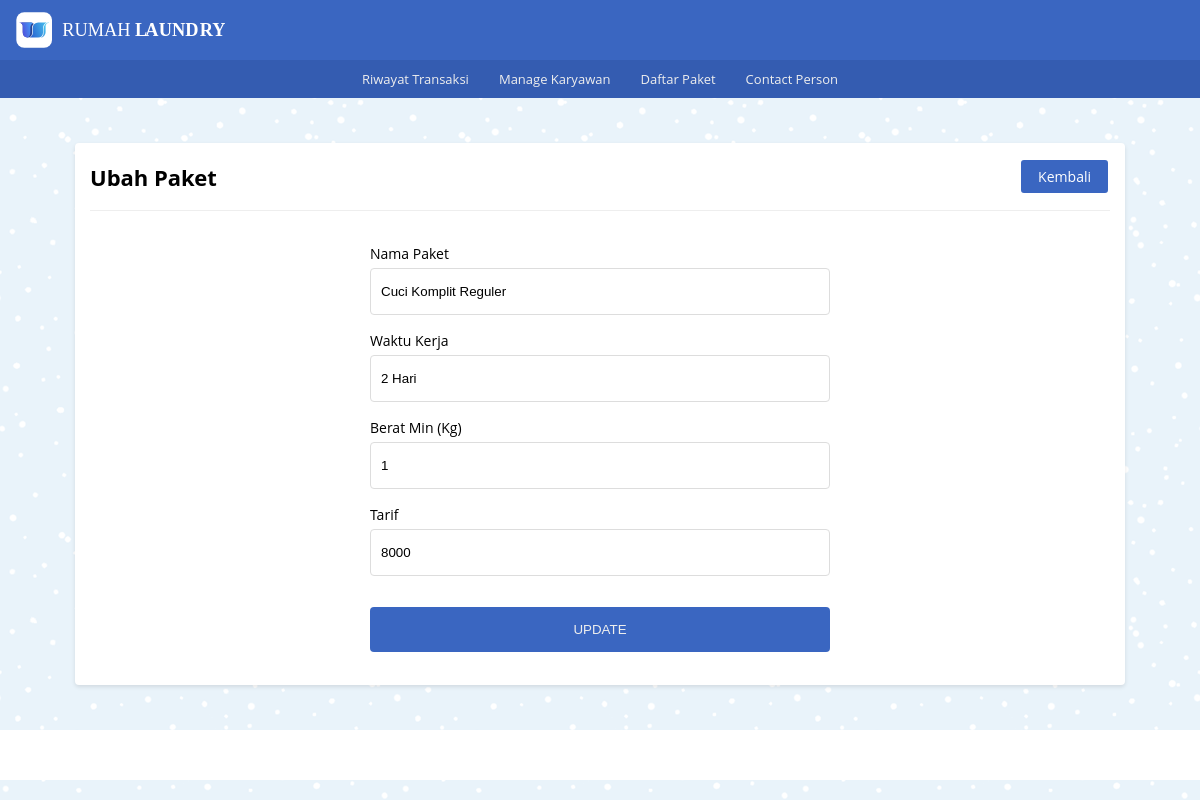
/paket/pkt_ck/edit.php?id_ck=1, run on the app's committed database.
### tables this page shows
CREATE TABLE `tb_cuci_komplit` (
  `id_ck` int NOT NULL,
  `nama_paket_ck` varchar(100) NOT NULL,
  `waktu_kerja_ck` varchar(20) NOT NULL,
  `kuantitas_ck` int NOT NULL,
  `tarif_ck` int NOT NULL
);

### _functions.php (called while the page is built, shortened)
<?php
$host	= 'localhost';
$user = 'root';
$pass	= '';
$db	= 'laundry_app';
$koneksi = mysqli_connect($host,$user,$pass,$db);
function query($query) {
    global $koneksi;
    $result = mysqli_query($koneksi, $query);
    $rows = [];
    while ($row = mysqli_fetch_assoc($result)) {
        $rows[] = $row;
    }
    return $rows;
}
function url($url = null){
	$url_utama = "http://localhost/rumah_laundry";
	if ($url != null) {
		return $url_utama . '/' . $url;
	}else{
		return $url_utama;
	}
}

### paket/pkt_ck/edit.php (the view, shortened to what this page needs)
<?php
   require_once('../../_header.php');
   $id_ck = $_GET['id_ck'];
   $data_ck = query("SELECT * FROM tb_cuci_komplit WHERE id_ck = '$id_ck'")[0];
?>
   <div id="edit_ck" class="main-content">
      <div class="container">
         <div class="baris">
            <div class="col mt-2">
               <div class="card">
                  <div class="card-title card-flex">
                     <div class="card-col">
                        <h2>Ubah Paket</h2>
                     </div>
                     <div class="card-col txt-right">
                        <a href="<?=url('paket/pkt_ck/pkt_ck.php')?>" class="btn-xs bg-primary">Kembali</a>
                     </div>
                  </div>
                  <div class="card-body">
                     <form action="" method="post" class="form-input">
                        <div class="form-grup">
                           <label for="nama">Nama Paket</label>
                           <input type="text" name="nama_paket_ck" placeholder="Nama paket" value="<?=$data_ck['nama_paket_ck']?>" autocomplete="off" id="nama" required>
                        </div>
                        <div class="form-grup">
                           <label for="wk">Waktu Kerja</label>
                           <input type="text" name="waktu_kerja_ck" placeholder="Durasi Kerja" value="<?=$data_ck['waktu_kerja_ck']?>" autocomplete="off" id="wk" required>
                        </div>
                        <div class="form-grup">
                           <label for="berat">Berat Min (Kg)</label>
                           <input type="text" name="kuantitas_ck" placeholder="Berat per-Kg" value="<?=$data_ck['kuantitas_ck']?>" autocomplete="off" id="berat" required>
                        </div>
                        <div class="form-grup">
                           <label for="tarif">Tarif</label>
                           <input type="text" name="tarif_ck" placeholder="Harga Paket" value="<?=$data_ck['tarif_ck']?>" autocomplete="off" id="tarif" required>
                        </div>
                        <div class="form-grup ">
                           <button type="submit" class="mt-1" name="ubah">Update</button>
                        </div>
                     </form>
                  </div>
               </div>
            </div>
         </div>
      </div>
   </div>
<?php require_once('../../_footer.php') ?>

### _assets/css/style.css (style rules this page uses)
* { margin: 0; padding: 0; box-sizing: border-box; }
html,body { width: 100%; max-width: 100%; position: relative; font-family: 'Open sans', sans-serif; display: flex; flex-direction: column; background-image: url(../img/blue-snow.png); overflow-x: hidden; }
.txt-right { text-align: right; }
.mt-1 { margin-top: 15px }
.mt-2 { margin-top: 30px }
h2 { font-size: 22px; }
.main-content { display: flex; flex-direction: column; }
.container { display: flex; flex-direction: column; width: 1080px; max-width: 100%; margin: auto; padding: 0 15px; min-height: 20px; }
.baris { position: relative; margin: 0 -15px; display: flex; flex-direction: row; flex-wrap: wrap; }
.bg-primary { border: 2px solid #3a66c1; color: #ffffff; background-color: #3a66c1; }
.col { flex: 1; }
.card { background-color: #fff; margin: 15px; padding: 15px; border-radius: 4px; box-shadow: 0 2px 4px rgba(0,0,0,0.10); }
.card-body { position: relative; }
.card-title { padding-bottom: 15px; margin-bottom: 15px; border-bottom: 1px solid #eeeeee; }
.card-flex { display: flex; flex-direction: row; align-items: center; justify-content: space-between; }
.card-col { flex: 1; }
.form-input { width: 480px; margin: auto; display: flex; flex-direction: column; padding: 10px; }
.form-grup { display: flex; flex-direction: column; position: relative; margin: 8px 0; }
.form-grup label { font-size: 14px; margin-bottom: 5px; }
.form-grup input { width: 100%; padding: 15px 10px; border-radius: 4px; border: 1.5px solid #dddddd; outline: none; }
.form-grup button { background-color: #3a66c1; border: 0; color: #eeeeee; padding: 15px; border-radius: 4px; text-transform: uppercase; cursor: pointer; }
.btn-xs { font-size: 14px; display: inline-block; text-decoration: none; padding: 5px 15px; margin: 2px; border-radius: 3px; cursor: pointer; }

### data on the page
tb_cuci_komplit: nama_paket_ck "Cuci Komplit Reguler", waktu_kerja_ck "2 Hari", kuantitas_ck "1", tarif_ck "8000"
